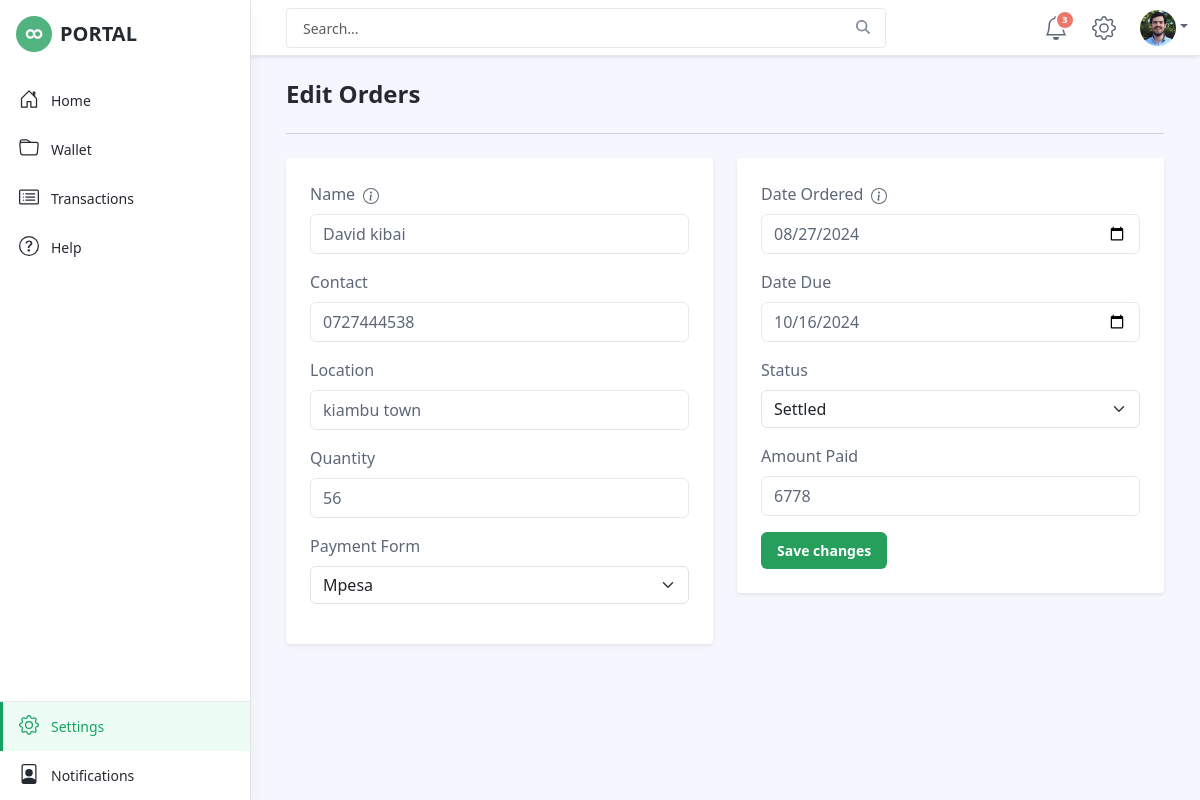
/new-edit/2 (signed in), run on the app's committed database.
### home/models.py (models this page shows, shortened)
class NewOrder(models.Model):
    name = models.CharField(max_length=100)
    contact = models.TextField()
    location = models.TextField()
    quantity = models.IntegerField()
    date_ordered = models.DateField(default=now)
    date_due = models.DateField()
    status = models.CharField(max_length=30)
    pay_form = models.CharField(max_length=30)
    amount = models.IntegerField()
    owner = models.ForeignKey(to=User, on_delete=models.CASCADE,null=True, blank=True)
    class Meta:
        ordering: ['-date_ordered']

### home/views.py (the view, shortened to what this page needs)
# urls.py: path('new-edit/<int:id>',views.new_edit, name='edit' ),
def new_edit(request,id):
    order = get_object_or_404(NewOrder, pk=id, owner=request.user)
    statusy = Status.objects.all()
    payment = Payment.objects.all()
    context = {
        'order': order,
        'Values': order,
        'statusy': statusy,
        'payment': payment
    }
    if request.method == "GET":
       return render(request, "new_edit.html", context)

### home/templates/new_edit.html (shortened to what this page needs)
<!DOCTYPE html>
{%load static%}
<html lang="en">
<head>
	<link id="theme-style" rel="stylesheet" href="{% static 'css/portal.css' %}">
</head>
<body class="app">
    <header class="app-header fixed-top">
        <div class="app-header-inner">
	        <div class="container-fluid py-2">
		        <div class="app-header-content">
		            <div class="row justify-content-between align-items-center">
		            <div class="app-search-box col">
		                <form class="app-search-form">
							<input type="text" placeholder="Search..." name="search" class="form-control search-input">
							<button type="submit" class="btn search-btn btn-primary" value="Search"><i class="fa-solid fa-magnifying-glass"></i></button>
				        </form>
		            </div>
		            <div class="app-utilities col-auto">
			            <div class="app-utility-item app-notifications-dropdown dropdown">
				            <a class="dropdown-toggle no-toggle-arrow" id="notifications-dropdown-toggle" data-bs-toggle="dropdown" href="#" role="button" aria-expanded="false" title="Notifications">
					            <span class="icon-badge">3</span>
					        </a>
				        </div>
			            <div class="app-utility-item">
				            <a href= "{% url 'home' %}"  title="Settings">
					        </a>
					    </div>
			            <div class="app-utility-item app-user-dropdown dropdown">
				            <a class="dropdown-toggle" id="user-dropdown-toggle" data-bs-toggle="dropdown" href="#" role="button" aria-expanded="false"><img src="{% static 'images/user.png' %}" alt="user profile"></a>
			            </div>
		            </div>
		        </div>
	            </div>
	        </div>
        </div>
        <div id="app-sidepanel" class="app-sidepanel">
	        <div class="sidepanel-inner d-flex flex-column">
		        <div class="app-branding">
		            <a class="app-logo" href="{% url 'home' %}" ><img class="logo-icon me-2" src="{% static 'images/app-logo.svg' %}" alt="logo"><span class="logo-text">PORTAL</span></a>
		        </div>
			    <nav id="app-nav-main" class="app-nav app-nav-main flex-grow-1">
				    <ul class="app-menu list-unstyled accordion" id="menu-accordion">
					    <li class="nav-item">
					        <a class="nav-link" href="{% url 'home' %}" >
						        <span class="nav-icon">
						         </span>
		                         <span class="nav-link-text">Home</span>
					        </a>
					    </li>
					    <li class="nav-item">
					        <a class="nav-link" href="{% url 'wall' %}" >
						        <span class="nav-icon">
						         </span>
		                         <span class="nav-link-text">Wallet</span>
					        </a>
					    </li>
					    <li class="nav-item">
					        <a class="nav-link" href="{% url 'orders' %}" >
						        <span class="nav-icon">
						         </span>
		                         <span class="nav-link-text">Transactions</span>
					        </a>
					    </li>
					    <li class="nav-item">
					        <a class="nav-link" href="{% url 'home' %}" >
						        <span class="nav-icon">
						         </span>
		                         <span class="nav-link-text">Help</span>
					        </a>
					    </li>
				    </ul>
			    </nav>
			    <div class="app-sidepanel-footer">
				    <nav class="app-nav app-nav-footer">
					    <ul class="app-menu footer-menu list-unstyled">
						    <li class="nav-item">
						        <a class="nav-link active" href="{% url 'home' %}">
							        <span class="nav-icon">
							        </span>
			                        <span class="nav-link-text">Settings</span>
						        </a>
						    </li>
						    <li class="nav-item">
						        <a class="nav-link" href="{% url 'notifications' %}" >
							        <span class="nav-icon">
							        </span>
			                        <span class="nav-link-text">Notifications</span>
						        </a>
						    </li>
					    </ul>
				    </nav>
			    </div>
	        </div>
	    </div>
    </header>
	<div class="app-wrapper">
	    <div class="app-content pt-3 p-md-3 p-lg-4">
		    <div class="container-xl">
				<form action="{%url 'edit' order.id %}" class="home-form"method="POST" >
					<h1 class="app-page-title">Edit Orders</h1>
					<hr class="mb-4">
					<div class="row g-4 home-section">
						<div class="col-12 col-md-6">
							<div class="app-card app-card-home shadow-sm p-4">
								<div class="app-card-body">
								    <div class="mb-3">
									    <label for="setting-input-1" class="form-label">Name<span class="ms-2" data-bs-container="body" data-bs-toggle="popover" data-bs-trigger="hover focus"  data-bs-placement="top"></span></label>
									    <input required="" type="text" class="form-control" id="setting-input-1" name="name" placeholder="" value="{{Values.name}}" >
									</div>
									<div class="mb-3">
									    <label for="setting-input-2" class="form-label">Contact</label>
									    <input type="text" class="form-control" id="setting-input-2" name="contact" value="{{Values.contact}}" required>
									</div>
								    <div class="mb-3">
									    <label for="setting-input-3" class="form-label">Location</label>
									    <input type="text" class="form-control" id="setting-input-3" name="location" value="{{Values.location}}" required>
									</div>
									<div class="mb-3">
									    <label for="setting-input-2" class="form-label">Quantity</label>
									    <input type="number" class="form-control" id="setting-input-2" name="quantity" value="{{Values.quantity}}" required>
									</div>
									<div class="mb-3">
									    <label for="setting-input-3" class="form-label">Payment Form</label>
										<select class="form-select" id="setting-input-3" name="pay_form">
											<option selected name = "payment" value= "{{Values.pay_form}}" required >{{Values.pay_form}}</option>
										</select>
									</div>
						    </div>
						</div>
	                </div>
	                <div class="col-12 col-md-6">
		                <div class="app-card app-card-home shadow-sm p-4">
						    <div class="app-card-body">
								    <div class="mb-3">
									    <label for="setting-input-1" class="form-label">Date Ordered<span class="ms-2" data-bs-container="body" data-bs-toggle="popover" data-bs-trigger="hover focus"  data-bs-placement="top" ></span></label>
									    <input type="date" class="form-control" id="setting-input-1" name="date_ordered" value="{{Values.date_ordered|date:'Y-m-d' }}" required>
									</div>
									<div class="mb-3">
									    <label for="setting-input-2" class="form-label">Date Due</label>
									    <input type="date" class="form-control" id="setting-input-2" name="date_due" value="{{Values.date_due|date:'Y-m-d' }}" required>
									</div>
								    <div class="mb-3">
									    <label for="setting-input-3" class="form-label">Status</label>
										<select class="form-select" id="setting-input-3" name="status">
											<option selected name = "statusy" value= "{{Values.status}}" >{{Values.status}}</option>
										</select>
									</div>
									<div class="mb-3">
									    <label for="setting-input-2" class="form-label">Amount Paid</label>
									    <input type="number" class="form-control" id="setting-input-2" name="amount" value="{{Values.amount}}" required>
									</div>
									<button type="button" class="btn btn-secondary" data-bs-toggle="modal" data-bs-target="#centerModal" style="background-color: rgb(38, 158, 92); color: white;">
										Save changes
									</button>
						    </div>
						</div>
	                </div>
                </div>
			  </form>
		    </div>
	    </div>
    </div>
</body>
</html>

### data on the page
NewOrder: name "David kibai", contact "0727444538", location "kiambu town", quantity "56", pay_form "Mpesa", date_ordered "08/27/2024", date_due "10/16/2024", status "Settled", amount "6778"
